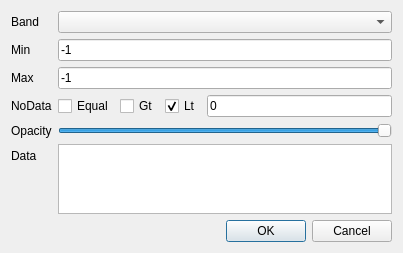
<?xml version="1.0" encoding="UTF-8"?>
<ui version="4.0">
 <class>RasterGrayScaleLayerPropertyDialog</class>
 <widget class="QDialog" name="RasterGrayScaleLayerPropertyDialog">
  <property name="geometry">
   <rect>
    <x>0</x>
    <y>0</y>
    <width>403</width>
    <height>226</height>
   </rect>
  </property>
  <property name="windowTitle">
   <string>RasterGrayScaleLayerProperty</string>
  </property>
  <layout class="QFormLayout" name="formLayout">
   <item row="0" column="0">
    <widget class="QLabel" name="label">
     <property name="text">
      <string notr="true">Band</string>
     </property>
    </widget>
   </item>
   <item row="0" column="1">
    <widget class="QComboBox" name="cboBand"/>
   </item>
   <item row="1" column="0">
    <widget class="QLabel" name="label_2">
     <property name="text">
      <string notr="true">Min</string>
     </property>
    </widget>
   </item>
   <item row="1" column="1">
    <widget class="QLineEdit" name="leMin">
     <property name="text">
      <string>-1</string>
     </property>
    </widget>
   </item>
   <item row="2" column="0">
    <widget class="QLabel" name="label_3">
     <property name="text">
      <string notr="true">Max</string>
     </property>
    </widget>
   </item>
   <item row="2" column="1">
    <widget class="QLineEdit" name="leMax">
     <property name="text">
      <string>-1</string>
     </property>
    </widget>
   </item>
   <item row="4" column="0">
    <widget class="QLabel" name="label_4">
     <property name="text">
      <string notr="true">Opacity</string>
     </property>
    </widget>
   </item>
   <item row="4" column="1">
    <widget class="QSlider" name="sdOpacity">
     <property name="maximum">
      <number>255</number>
     </property>
     <property name="value">
      <number>255</number>
     </property>
     <property name="orientation">
      <enum>Qt::Horizontal</enum>
     </property>
    </widget>
   </item>
   <item row="5" column="0">
    <widget class="QLabel" name="label_5">
     <property name="text">
      <string notr="true">Data</string>
     </property>
    </widget>
   </item>
   <item row="5" column="1">
    <widget class="QPlainTextEdit" name="pteData">
     <property name="enabled">
      <bool>true</bool>
     </property>
    </widget>
   </item>
   <item row="6" column="0" colspan="2">
    <widget class="QDialogButtonBox" name="buttonBox">
     <property name="orientation">
      <enum>Qt::Horizontal</enum>
     </property>
     <property name="standardButtons">
      <set>QDialogButtonBox::Cancel|QDialogButtonBox::Ok</set>
     </property>
    </widget>
   </item>
   <item row="3" column="0">
    <widget class="QLabel" name="label_6">
     <property name="text">
      <string notr="true">NoData</string>
     </property>
    </widget>
   </item>
   <item row="3" column="1">
    <widget class="QWidget" name="widget" native="true">
     <layout class="QHBoxLayout" name="horizontalLayout">
      <property name="leftMargin">
       <number>0</number>
      </property>
      <property name="topMargin">
       <number>0</number>
      </property>
      <property name="rightMargin">
       <number>0</number>
      </property>
      <property name="bottomMargin">
       <number>0</number>
      </property>
      <item>
       <widget class="QCheckBox" name="chkEqual">
        <property name="text">
         <string notr="true">Equal</string>
        </property>
       </widget>
      </item>
      <item>
       <widget class="QCheckBox" name="chkGt">
        <property name="text">
         <string notr="true">Gt</string>
        </property>
       </widget>
      </item>
      <item>
       <widget class="QCheckBox" name="chkLt">
        <property name="text">
         <string>Lt</string>
        </property>
        <property name="checked">
         <bool>true</bool>
        </property>
       </widget>
      </item>
      <item>
       <widget class="QLineEdit" name="leNoDataValue">
        <property name="text">
         <string>0</string>
        </property>
       </widget>
      </item>
     </layout>
    </widget>
   </item>
  </layout>
 </widget>
 <resources/>
 <connections>
  <connection>
   <sender>buttonBox</sender>
   <signal>accepted()</signal>
   <receiver>RasterGrayScaleLayerPropertyDialog</receiver>
   <slot>accept()</slot>
   <hints>
    <hint type="sourcelabel">
     <x>248</x>
     <y>254</y>
    </hint>
    <hint type="destinationlabel">
     <x>157</x>
     <y>274</y>
    </hint>
   </hints>
  </connection>
  <connection>
   <sender>buttonBox</sender>
   <signal>rejected()</signal>
   <receiver>RasterGrayScaleLayerPropertyDialog</receiver>
   <slot>reject()</slot>
   <hints>
    <hint type="sourcelabel">
     <x>316</x>
     <y>260</y>
    </hint>
    <hint type="destinationlabel">
     <x>286</x>
     <y>274</y>
    </hint>
   </hints>
  </connection>
 </connections>
</ui>
